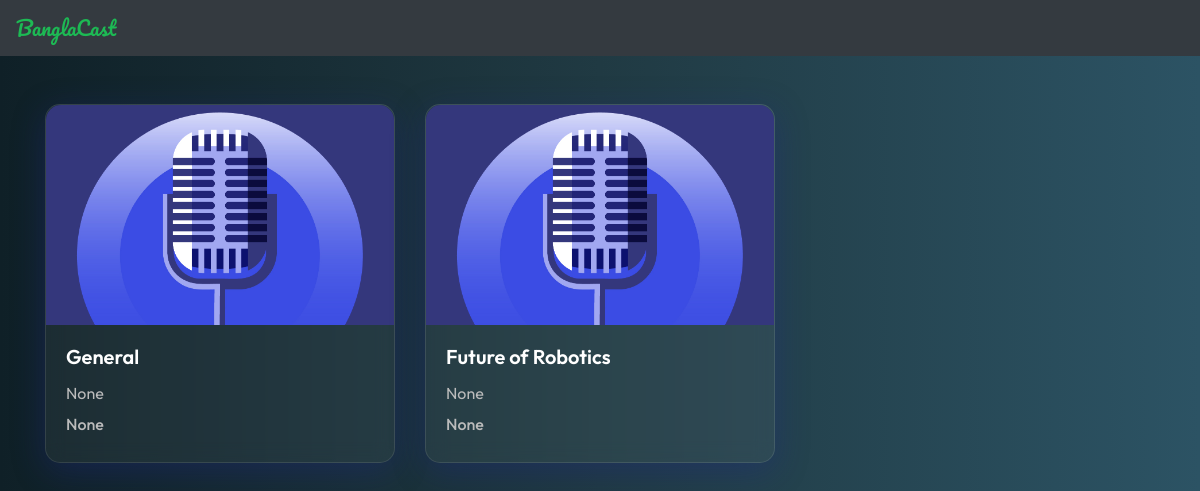
The page /Playlist_view on the database as committed earlier.
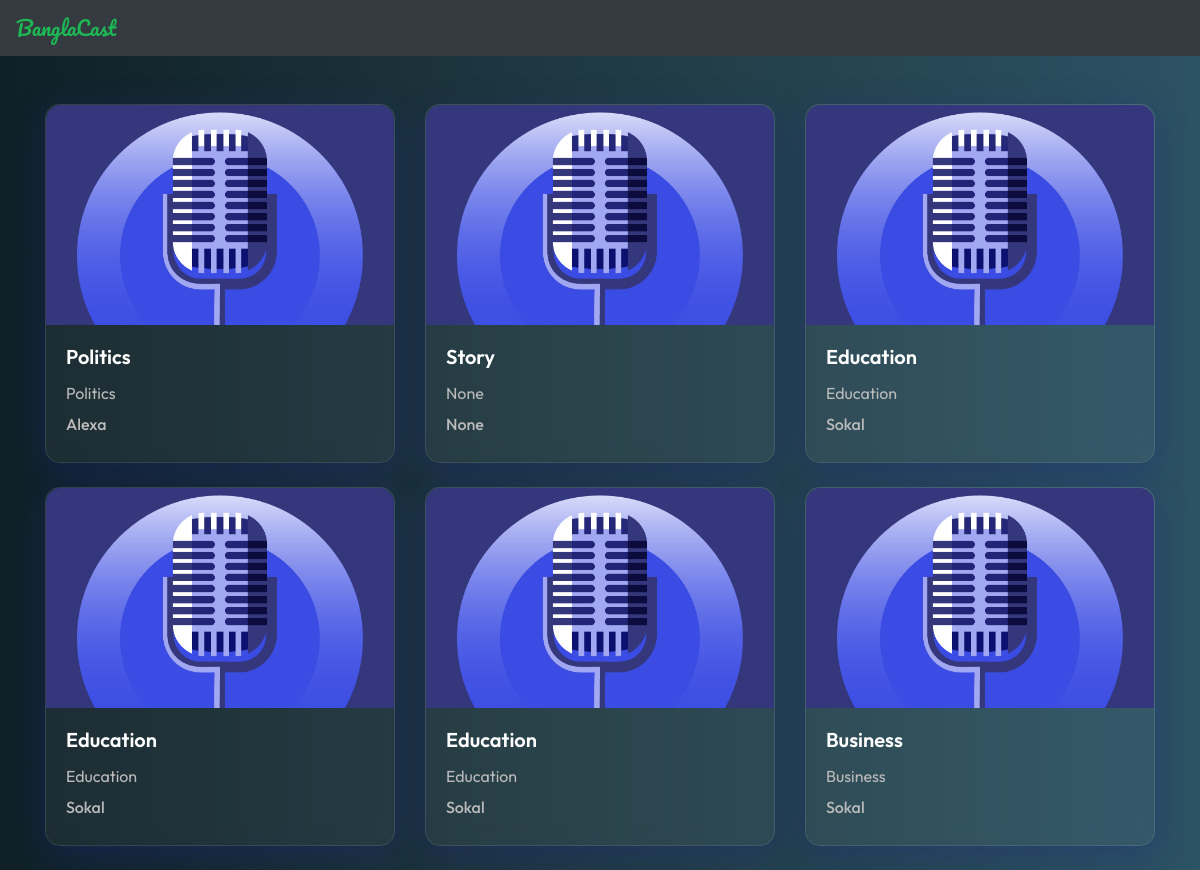
The same page on the database as committed later.
### Podcast/models.py (models this page shows, shortened)
class Playlist(models.Model):
    name = models.CharField(max_length=100, default='General')
    description = models.TextField(blank=True, null=True)
    Artist = models.CharField(max_length=200, blank=True, null=True)
    Type = models.CharField(max_length=200, blank=True, null=True)
    image = models.ImageField(upload_to='images', blank=True, null=True, default='images/default.jpg')
    category = models.CharField(max_length=100, choices=[
        ('education', 'Education'),
        ('business', 'Business'),
        ('story', 'Story'),
        ('Live', 'Live'),
        ('Sports', 'Sports'),
        ('Politics', 'Politics'),
    ])

### Podcast/views.py (the view)
# urls.py: path('Playlist_view', p_views.Playlist_view, name='Playlist_view'),
def Playlist_view(request):
    category = request.GET.get('category')
    if category:
        playlists = Playlist.objects.filter(category__iexact=category)  # Case-insensitive match
    else:
        playlists = Playlist.objects.all()
    return render(request, 'PodCast/playlist_view.html', {'playlists': playlists})

### templates/PodCast/playlist_view.html (shortened to what this page needs)
{% load static %}
<!DOCTYPE html>
<html lang="en">
<head>
    <link rel="stylesheet" href="https://cdn.jsdelivr.net/npm/bootstrap@4.1.3/dist/css/bootstrap.min.css">
</head>
<body>
<nav class="navbar navbar-expand-lg navbar-dark bg-dark">
    <a class="navbar-brand" href="{% url 'home' %}">BanglaCast</a>
</nav>
<div class="container mt-5">
    <div class="row">
        {% for playlist in playlists %}
            <div class="col-md-4 mb-4">
                <div class="card h-100 position-relative" onclick="location.href='{% url 'playlist_details' playlist.id %}'">
                    <img class="card-img-top" src="{{ playlist.image.url }}" alt="Episode Image">
                    <div class="card-body">
                        <h5 class="card-title">{{ playlist.name }}</h5>
                        <p class="card-text">{{ playlist.Type }}</p>
                        <h6 class="card-subtitle mb-2">{{ playlist.Artist }}</h6>
                    </div>
                </div>
            </div>
        {% empty %}
            <p class="text-muted">No playlists available.</p>
        {% endfor %}
    </div>
</div>
</body>
</html>

Rows that differ between the two databases and show on the page:
removed Playlist: image (placeholder picture), name "General", Type "None", Artist "None"
removed Playlist: image (placeholder picture), name "Future of Robotics", Type "None", Artist "None"
added Playlist: image (placeholder picture), name "Politics", Type "Politics", Artist "Alexa"
added Playlist: image (placeholder picture), name "Story", Type "None", Artist "None"
added Playlist: image (placeholder picture), name "Education", Type "Education", Artist "Sokal"
added Playlist: image (placeholder picture), name "Education", Type "Education", Artist "Sokal"
added Playlist: image (placeholder picture), name "Education", Type "Education", Artist "Sokal"
added Playlist: image (placeholder picture), name "Business", Type "Business", Artist "Sokal"
